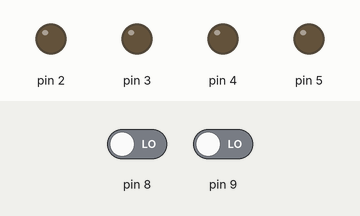
The sketch below on a simulated Arduino Uno, built with avr-gcc and run on an emulated ATmega328P. Shown: output pins drawn as LEDs (lit = HIGH). The test bench sets the inputs (shaded band); at power-on: pin 8 LOW, pin 9 LOW.

Above: at 1.2 s.
1.3 s: pin 8 driven HIGH
At 2.4 s:
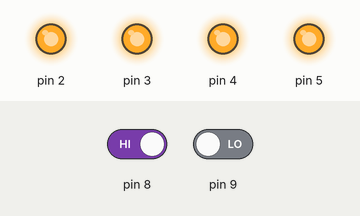
Timing chart, 0 to 4.3 s (numbered marks = the images above; inputs shaded):
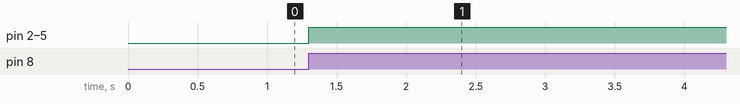

The sketch:

sketch_sep18a.ino
```cpp
void setup() {
  // put your setup code here, to run once:
  pinMode(2,OUTPUT);
  pinMode(3,OUTPUT);
  pinMode(4,OUTPUT);
  pinMode(5,OUTPUT);

}

void loop() {
  // put your main code here, to run repeatedly:
  int btn1 = digitalRead(8);
  int btn2 = digitalRead(9);

  if(btn1 == HIGH){
    digitalWrite(2,HIGH);
    digitalWrite(3,HIGH);
    digitalWrite(4,HIGH);
    digitalWrite(5,HIGH);
  }
  else if(btn2 == HIGH){
    digitalWrite(2,LOW);
    digitalWrite(3,LOW);
    digitalWrite(4,LOW);
    digitalWrite(5,LOW);
  }
}
```

Measured:
- after the input at 1.3 s, pin 2–5: LOW → HIGH at once
